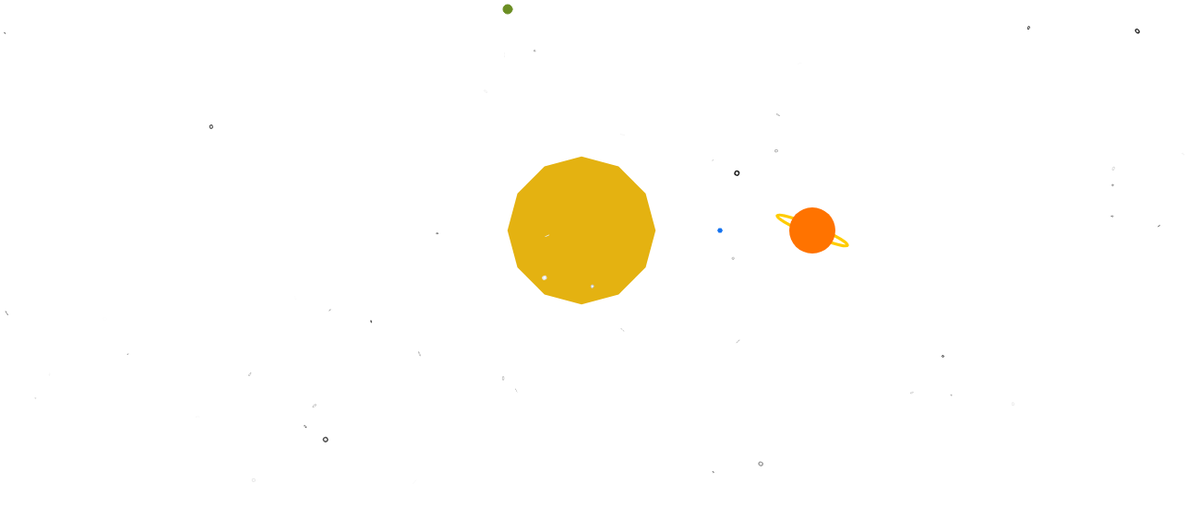
Frame 1 (no input)
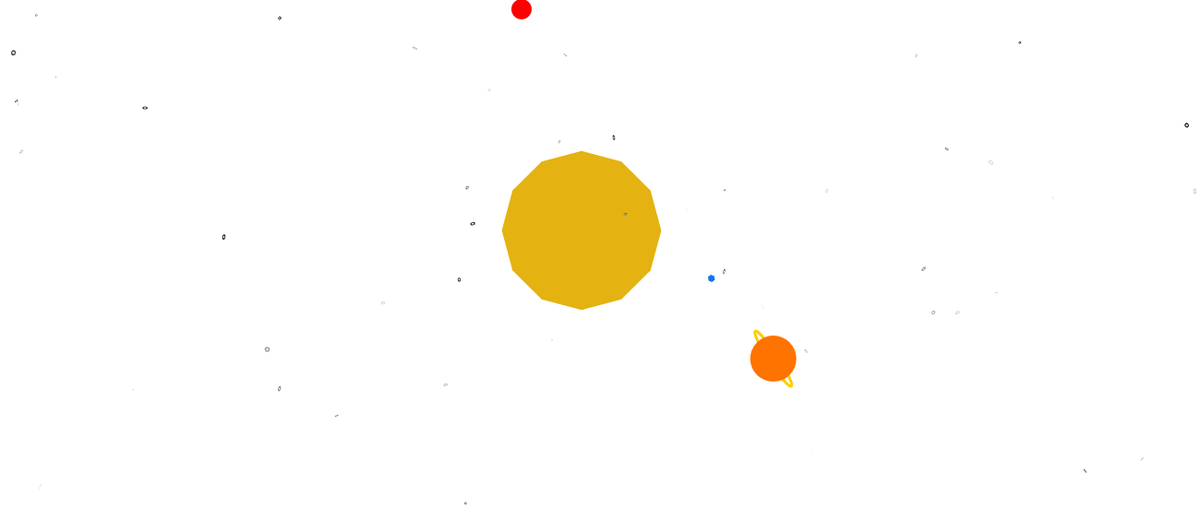
Frame 60 (no input)
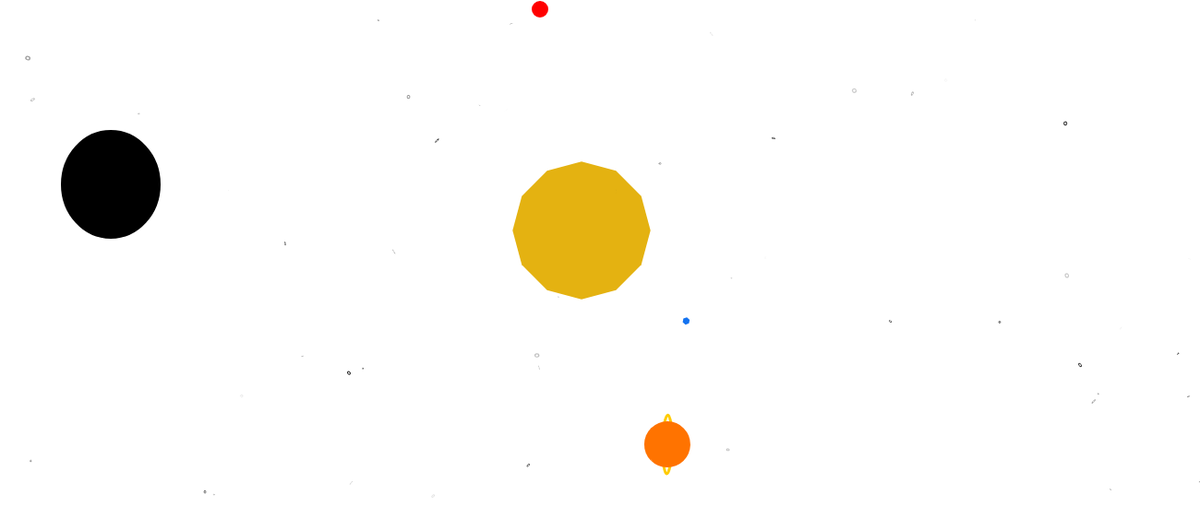
Frame 120 (the mouse pressed at the canvas centre since frame 60)

The p5.js sketch that drew these frames (run headless with seeded random() and noise() and a simulated clock; from frame 60 on, the mouse is pressed at the canvas centre):

// p5.js sketch
// ── sketch.js
// Hello World p5.js NikhilV

var s=3;
var h = 550;
var x = 550;
var y = h;
var back = 1;
var clr;
var angle = 0;
var angle2 = 0;


function setup(){
    createCanvas(1300, 550);
    clr = color(107, 142, 35);
    rectMode(CENTER);
}


function draw(){
    background(255, 255, 255);

    if (mouseX < 200) {
        cursor(HAND);
      } else {
        cursor(WAIT);
      }''
      

    //sun
    push();
    noStroke();
    fill(228, 178, 17);
    polygon(630,250,80+sin(frameCount/30)*7,12);
    pop();
   

    //saturn orbit
    push();
    translate(630, 250);
    rotate (angle);
    saturn();
    angle = angle + 0.01;
    pop();


    push();
    translate(630, 250);
    rotate (angle2);
    earth();
    angle2 = angle2 + 0.006;
    pop();

    //namebounce
    push();
    if(x>700){
        back=-1;
        clr = color(255, 0, 0);
    }
    if(x<550){
        back=1;
        clr = color(107, 142, 35);
    }
    fill(clr);
    stroke(clr);
    strokeWeight((frameCount % 16));
    ellipse(x, 10, 10, 10);
    x = x + back*5;
    pop();


    if(mouseIsPressed){
        explode();
    }
    cosmicbackground();

}
function mouseClicked() {
    if (value === 0) {
        value = 255;
      } else {
        value = 0;
      }
  }
function polygon(x, y, radius, npoints) {
    var angle = TWO_PI / npoints;
    beginShape();
    for (var a = 0; a < TWO_PI; a += angle) {
      var sx = x + cos(a) * radius;
      var sy = y + sin(a) * radius;
      vertex(sx, sy);
    }
endShape(CLOSE);
}

function cosmicbackground(){
    for (var i = 0; i < 50; i++) {
    push();
    stroke(random(255));
    translate(random(width), random(height));
    rotate(random(2*PI));
    scale(random(1.5), random(1.5));
    ellipse(-5,5,3,3);
    fill('yellow');
    stroke('yellow');
    pop();
  }
}

  function saturn(){
    //ring
    push();
    noFill();
    translate(250, 0);
    rotate(0.4);
    stroke(255, 204, 0);
    strokeWeight(3);
    ellipse(0,0,80+(sin(frameCount/10)*30),10);
    translate(-250, -0);
    pop();

    //saturn
    push();
    noStroke();
    fill(255, 115, 0);
    ellipse(250,0,50,50);
    pop();
  }

  function earth(){
    push();
    noStroke();
    fill(20, 115, 240);
    if(s>=0){
        polygon(150,0,s,6);
        s = s-1;
        if(s==0){
            s=15;
        }
    }
    pop(); 
  }


  function explode(){
    push();
    fill(0,0,0);
    stroke(0,0,0);
    strokeWeight(8);
    ellipse(frameCount, 200, 100, 50+(frameCount/2));
    pop();
  
}
// ── main.css
#title{
    color: red;
    font-family: Arial, Helvetica, sans-serif;
    font-size: 16px;
}
